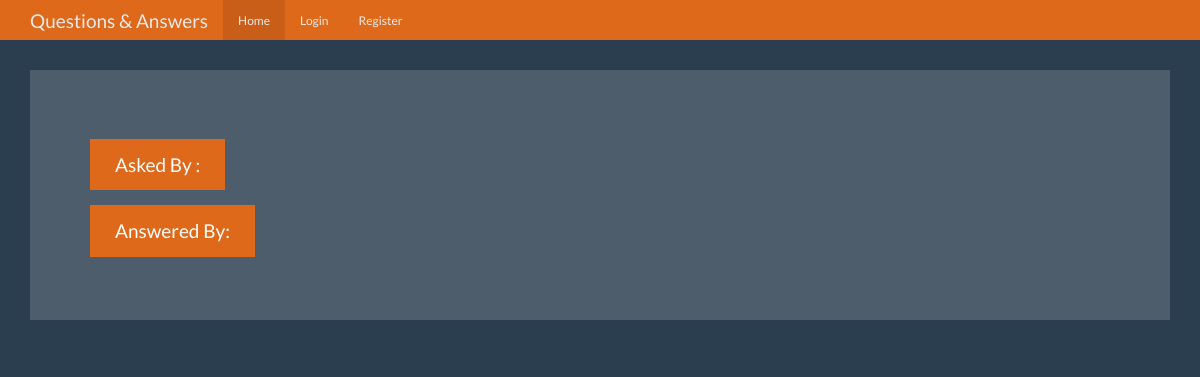
Before: /question/1 with the older database file.
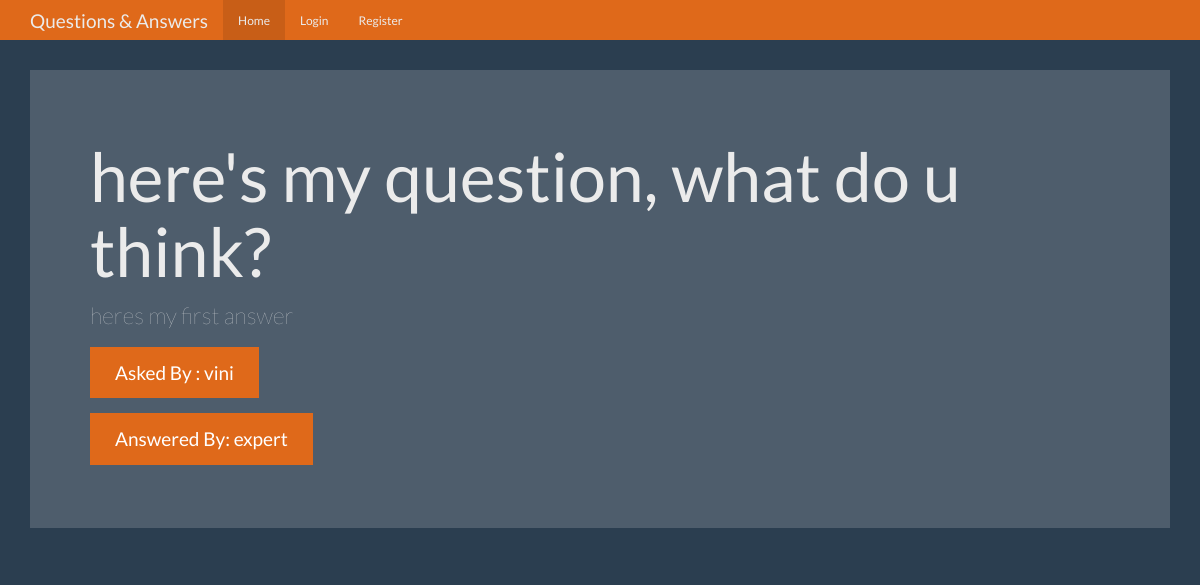
After: the same page with the newer database file.
### tables this page shows
CREATE TABLE questions (
    id INTEGER PRIMARY KEY autoincrement,
    question_text text not null,
    answer_text text,
    asked_by_id INTEGER not null,
    expert_id INTEGER not NULL
);

CREATE TABLE users (
    id INTEGER PRIMARY KEY autoincrement,
    name text not null ,
    password text not null, 
    expert boolean not null,
    admin boolean not NULL
);

### app.py (the view)
@app.route('/question/<question_id>')
def question(question_id):
	user = get_current_user()
	db = get_db()
	qcur = db.execute('''select questions.question_text, questions.answer_text, askers.name as asker_name,
						experts.name as expert_name from questions join users as askers on askers.id=questions.asked_by_id
						join users as experts on experts.id = questions.expert_id where questions.id=?''', [question_id])
	qres = qcur.fetchone()
	return render_template('question.html',user=user, question=qres)

### app.py (called while the page is built)
def get_current_user(): 	#checking if the user has logged in session or not
	user_result = None
	if 'user' in session:
		user = session['user']
		db = get_db()
		user_cur = db.execute('select id, name, password, expert, admin from users where name=?', [user])
		user_result = user_cur.fetchone()
	return user_result

### database.py (called while the page is built)
def connect_db():
    sql = sqlite3.connect('questions.db')
    sql.row_factory = sqlite3.Row
    return sql

def get_db():
    if not hasattr(g, 'sqlite_db'):
        g.sqlite_db = connect_db()
    return g.sqlite_db

### templates/question.html (shortened to what this page needs)
{% extends "base.html" %}
{% from "show_links.html" import show_links %}
{% block nav %}
{{ show_links(user) }}
{% endblock %}
{% block body %}
      <div class="jumbotron">
        <h1>{{question['question_text']}}</h1>
        <p>{{question['answer_text']}}</p>
        <p><a class="btn btn-primary btn-lg">Asked By : {{ question['asker_name'] }}</a></p>
        <p><a class="btn btn-primary btn-lg">Answered By: {{ question['expert_name'] }}</a></p>
      </div>
{% endblock %}

Changed rows visible on the page:
added questions: question_text "here's my question, what do u think?", answer_text "heres my first answer"
now on this page (row unchanged): users: asker_name "vini"
now on this page (row edited): users: expert_name "expert"
